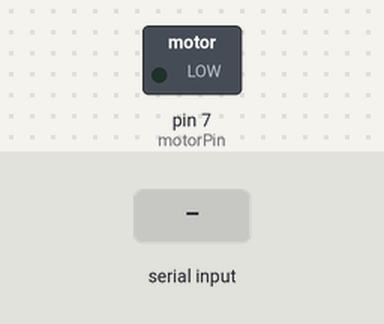
Bench run of a sketch on a simulated Arduino Uno, built with avr-gcc and run on an emulated ATmega328P. Shown: switched loads named in the sketch (green lamp = pin HIGH). The test bench sets the inputs (shaded band).

Above: at 1.2 s.
1.3 s: "a" received over Serial
At 1.7 s:
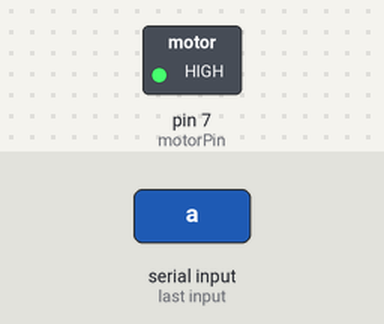
2.8 s: "b" received over Serial
At 4.1 s:
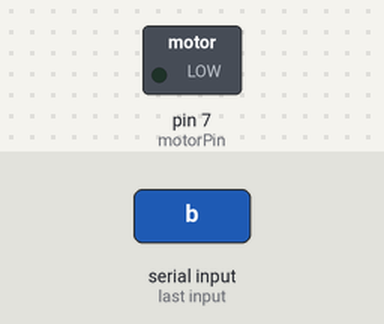
Timing chart, 0 to 5.8 s (numbered marks = the images above; inputs shaded):
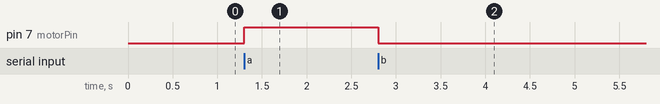

Measured:
- after the input at 1.3 s, pin 7 (motorPin): LOW → HIGH at once
- after the input at 2.8 s, pin 7 (motorPin): HIGH → LOW at once

The sketch:

222.ino
```cpp
char key = 'b';
int motorPin = 7; // ใช้พินนี้ควบคุมมอเตอร์

void setup() {
    Serial.begin(9600);
    pinMode(motorPin, OUTPUT); // ตั้งค่า pinMode สำหรับมอเตอร์
}

void loop() {
    if (Serial.available()) {
        key = Serial.read();
    }

    if (key == 'a') {
        digitalWrite(motorPin, HIGH); // สั่งให้มอเตอร์หมุน
    }

    if (key == 'b') {
        digitalWrite(motorPin, LOW); // สั่งให้มอเตอร์หยุด
    }
}
```
